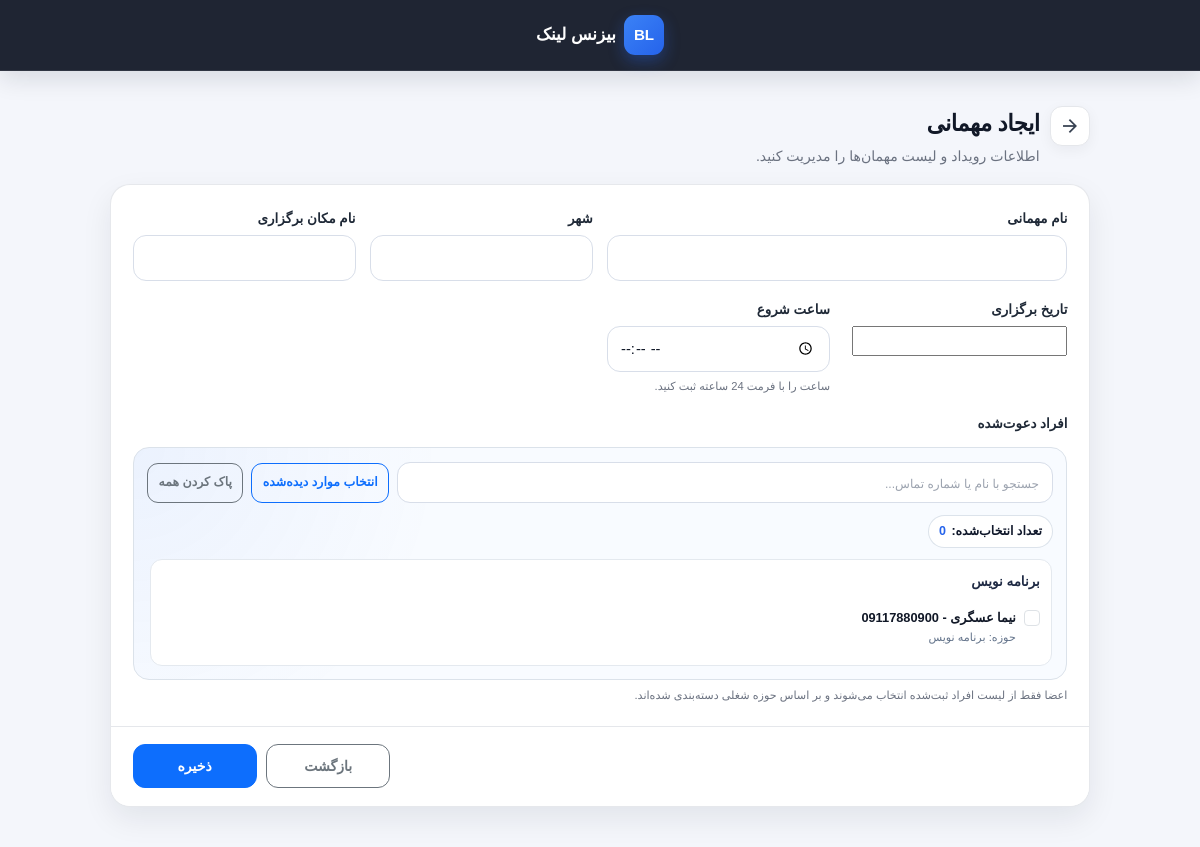
The app's page /events/add/ (signed in), older data.
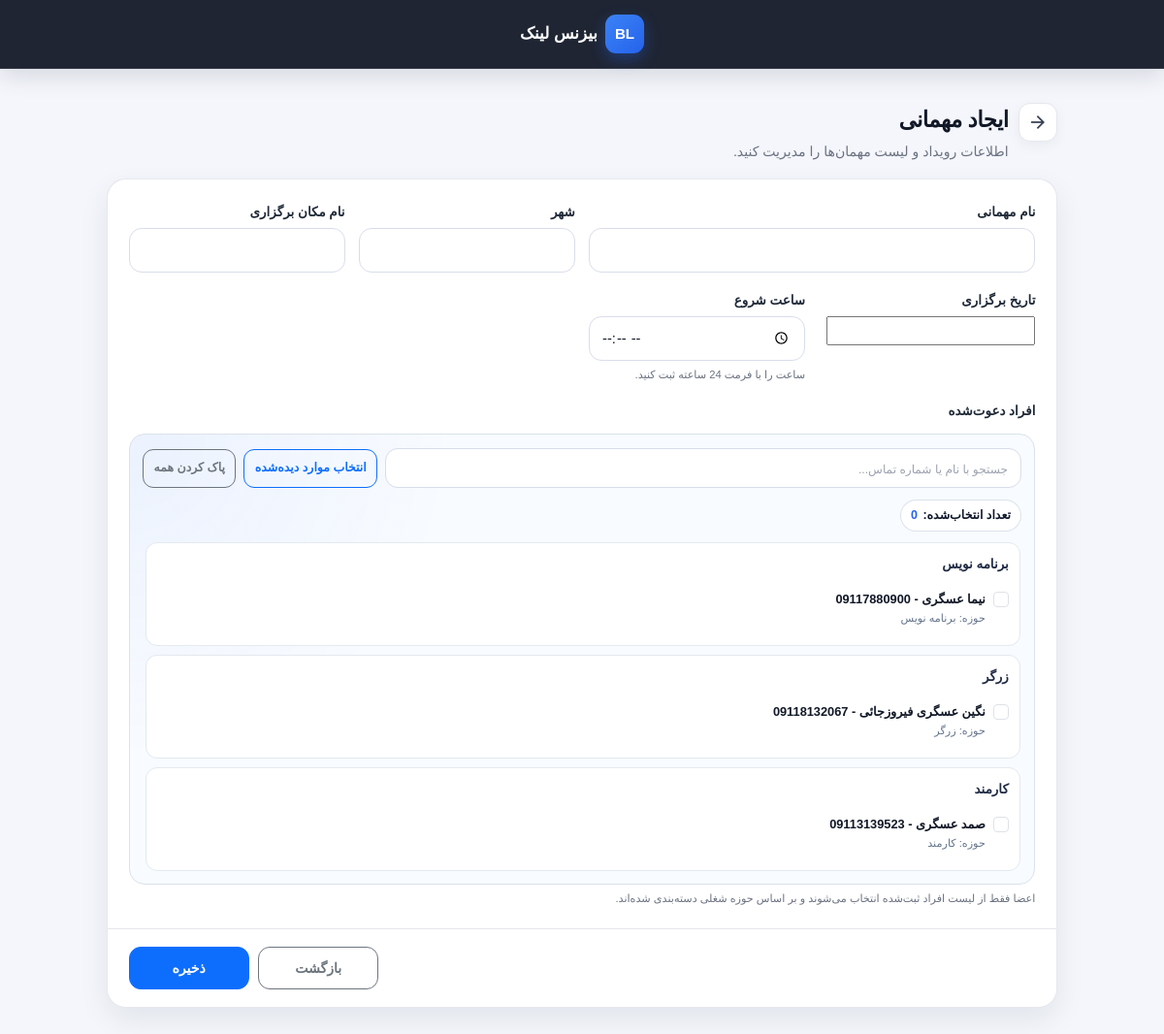
The same page, newer data.
### core/models.py (models this page shows, shortened)
class JobCategory(models.Model):
    name = models.CharField(max_length=100, unique=True, verbose_name="حوزه فعالیت")
    created_at = models.DateTimeField(auto_now_add=True)
    class Meta:
        verbose_name = "حوزه کاری"
        verbose_name_plural = "حوزه‌های کاری"
        ordering = ["name"]

### core/views.py (the view, shortened to what this page needs)
# urls.py: path('events/add/', views.EventCreateView.as_view(), name='add_event'),
class EventCreateView(LoginRequiredMixin, CreateView):
    login_url = "/admin/login/"
    model = Event
    form_class = EventForm
    template_name = "core/event_form.html"
    success_url = reverse_lazy("event_list")

### core/models.py (called while the page is built)
    @property
    def full_name(self):
        return f"{self.first_name} {self.last_name}"

### templates/core/event_form.html (shortened to what the changed rows need)
{% extends "core/base.html" %}
{% load jalali %}
{% load tz %}
{% block content %}
<div class="event-form-page">
    <div class="event-form-shell">
        <div class="event-page-header">
            <div class="event-header-main">
                <div>
                    <h1 class="event-page-title">
                        {% if object %}ویرایش مهمانی{% else %}ایجاد مهمانی{% endif %}
                    </h1>
                </div>
            </div>
        </div>
        <form method="post" class="event-form-card" id="eventForm">
            <div class="event-form-card-body">
                <div class="row event-form-grid">
                    <div class="col-12">
                        <div class="field-group">
                            <div class="member-picker">
                                <div class="member-groups-scroll">
                                    {% for group_name, group_members in form.fields.invited_members.choices %}
                                        <div class="member-group" data-member-group>
                                            <h6 class="member-group-title">
                                                {{ group_name }}
                                            </h6>
                                            {% for member_id, member_title in group_members %}
                                                <label class="member-item"
                                                       data-member-item
                                                       data-search-text="{{ member_title|lower }} {{ group_name|lower }}">
                                                    <input type="checkbox"
                                                           class="form-check-input member-checkbox"
                                                           value="{{ member_id }}">
                                                    <span class="member-item-content">
                                                        <span class="member-title-text">
                                                            {{ member_title }}
                                                        </span>
                                                        <small class="member-meta">
                                                            حوزه: {{ group_name }}
                                                        </small>
                                                    </span>
                                                </label>
                                            {% endfor %}
                                        </div>
                                    {% endfor %}
                                </div>
                            </div>
                        </div>
                    </div>
                </div>
            </div>
        </form>
    </div>
</div>
{% endblock %}

Row changes from the older to the newer data that the page shows:
added JobCategory: choices "زرگر", group_members "زرگر"
added JobCategory: choices "کارمند", group_members "کارمند"
Text that changed along with them:
new list line: "☐ نگین عسگری فیروزجائی - 09118132067 حوزه:"
new list line: "☐ صمد عسگری - 09113139523 حوزه:"
